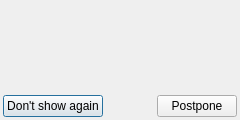
<?xml version="1.0" encoding="UTF-8"?>
<ui version="4.0">
 <class>DialogPopup</class>
 <widget class="QDialog" name="DialogPopup">
  <property name="geometry">
   <rect>
    <x>0</x>
    <y>0</y>
    <width>240</width>
    <height>120</height>
   </rect>
  </property>
  <property name="windowTitle">
   <string>Reminder</string>
  </property>
  <property name="main" stdset="0">
   <bool>true</bool>
  </property>
  <layout class="QVBoxLayout" name="verticalLayout">
   <property name="spacing">
    <number>1</number>
   </property>
   <property name="leftMargin">
    <number>1</number>
   </property>
   <property name="topMargin">
    <number>1</number>
   </property>
   <property name="rightMargin">
    <number>1</number>
   </property>
   <property name="bottomMargin">
    <number>1</number>
   </property>
   <item>
    <widget class="CellReminder" name="wdtCard" native="true">
     <property name="sizePolicy">
      <sizepolicy hsizetype="Preferred" vsizetype="Preferred">
       <horstretch>0</horstretch>
       <verstretch>1</verstretch>
      </sizepolicy>
     </property>
    </widget>
   </item>
   <item>
    <widget class="QWidget" name="widget_2" native="true">
     <layout class="QHBoxLayout" name="horizontalLayout">
      <property name="spacing">
       <number>2</number>
      </property>
      <property name="leftMargin">
       <number>2</number>
      </property>
      <property name="topMargin">
       <number>2</number>
      </property>
      <property name="rightMargin">
       <number>2</number>
      </property>
      <property name="bottomMargin">
       <number>2</number>
      </property>
      <item>
       <widget class="QPushButton" name="btnMarkAsFinished">
        <property name="text">
         <string>Don't show again</string>
        </property>
        <property name="popup" stdset="0">
         <bool>true</bool>
        </property>
       </widget>
      </item>
      <item>
       <spacer name="horizontalSpacer">
        <property name="orientation">
         <enum>Qt::Horizontal</enum>
        </property>
        <property name="sizeHint" stdset="0">
         <size>
          <width>0</width>
          <height>0</height>
         </size>
        </property>
       </spacer>
      </item>
      <item>
       <widget class="QPushButton" name="btnPostpone">
        <property name="text">
         <string>Postpone</string>
        </property>
        <property name="popup" stdset="0">
         <bool>true</bool>
        </property>
       </widget>
      </item>
     </layout>
    </widget>
   </item>
  </layout>
 </widget>
 <customwidgets>
  <customwidget>
   <class>CellReminder</class>
   <extends>QWidget</extends>
   <header>gui/widgets/cellreminder.h</header>
   <container>1</container>
  </customwidget>
 </customwidgets>
 <resources/>
 <connections/>
</ui>
